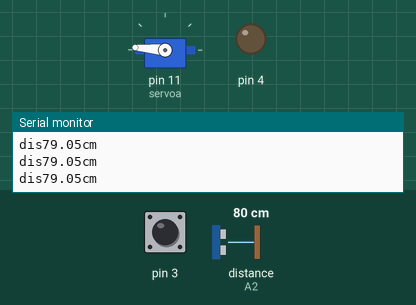
Bench run of a sketch on a simulated Arduino Uno, built with avr-gcc and run on an emulated ATmega328P. On the bench: servo, output pins drawn as LEDs (lit = HIGH), the last lines printed to the serial monitor. Wiring (inferred from the names in the program): ultrasonic range finder: trigger A1; echo A2. The test bench sets the inputs (shaded band); at power-on: distance to the obstacle (sensor on A2) 80 cm, pin 3 HIGH. The echo pulse lasts 58.3 µs per cm; pins used as bus, display or sensor lines are not drawn.

Above: at 1.2 s.
1.3 s: distance to the obstacle (sensor on A2) set to 12 cm
4.3 s: distance to the obstacle (sensor on A2) set to 9 cm
5.8 s: pin 3 pulled LOW for 3.2 s
At 13.3 s:
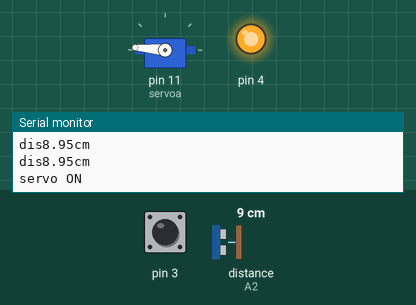
At 18.4 s:
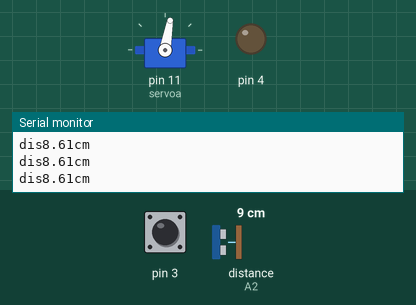
Timing chart, 0 to 19.3 s (numbered marks = the images above; inputs shaded):
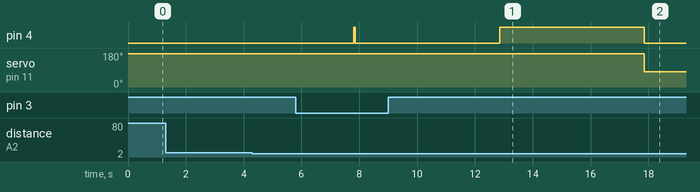

Measured:
- after the input at 5.8 s, pin 4: LOW → HIGH after 2.0 s, → LOW 0.05 s later, → HIGH 5.0 s later, → LOW 5.0 s later; servo on pin 11 (servoa): 175° → 80° after 12.1 s

The sketch:

Wall.ino
```cpp
#include <Servo.h>
const int servoa = 11;
const int trig = A1;
const int echo = A2;
int a=0;
Servo servoA;
void setup() {
  // put your setup code here, to run once:
  Serial.begin(9600);
  pinMode(trig, OUTPUT);
  pinMode(echo, INPUT);
  pinMode(A3, INPUT);
  pinMode(3,INPUT_PULLUP);
  pinMode(4,OUTPUT);
  servoA.attach(servoa);
  servoA.write(175);
}

void loop() {
  // put your main code here, to run repeatedly;
  int readtime = 0;
  double dis = 0;
  digitalWrite(trig, HIGH);
  delayMicroseconds(50);
  digitalWrite(trig, LOW);
  readtime = pulseIn(echo, HIGH, 30000) / 2.0;
  dis = readtime * 340.29 * 100 / 1000000;
  Serial.print("dis");
  Serial.print(dis);
  Serial.println("cm");
  digitalWrite(4,LOW);
  if(digitalRead(3)==LOW){//３ピンに電流が流れていたら
    if(dis>10){
      a=0;
    }
     if (dis <10) {  // 距離が５センチ以下の時に
        a++;
        if(a<5){
          delay(500);
        }
        if(a==5){
          Serial.print("servo ON");
          digitalWrite(4,HIGH);
          delay(50);//０.０５秒の動作確認
          digitalWrite(4,LOW);
          delay(5000);//５秒待つ
          digitalWrite(4,HIGH);
          delay(5000);//クラッカーを鳴らす
          servoA.write(80);//ハリボテを倒す
       }
   }
  }
}
```
